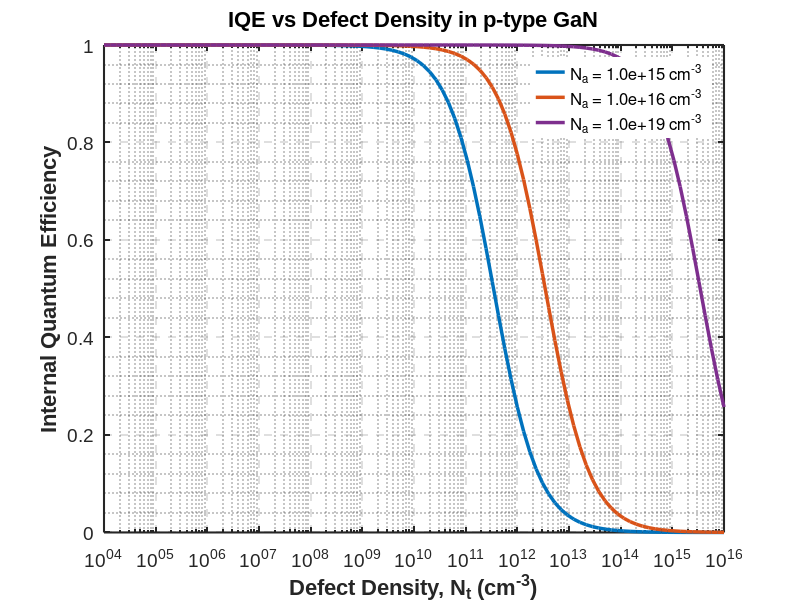

Write MATLAB code to recreate this figure.
clc; close all; clearvars;

%% Physical Constants and Material Parameters for p-type GaN
m0 = 9.31e-31;        % Electron rest mass [kg]
me = 0.2*m0;          % Effective electron mass in GaN
mh = 0.8*m0;          % Effective hole mass in GaN
mr = me*mh/(me+mh);   % Reduced mass of electron-hole pair

% Operating and recombination parameters
T = 300;              % Temperature [K]
sr = 1e-14;          % Capture cross section [cm²]
k  = 1.38e-23;       % Boltzmann constant [J/K]

% Calculate thermal velocity for carriers in GaN
vth = sqrt(3*k*T/mr)*100;    % Thermal velocity [cm/s]

% Material properties
ni = 1.9e-10;         % Intrinsic carrier concentration in GaN [cm⁻³]

% Define range of doping concentrations to study
p0 = [1e15 1e16 1e19];    % Array of acceptor concentrations [cm⁻³]
n0 = ni^2./p0;            % Corresponding electron concentrations from mass action law

% Radiative recombination coefficient
B_r = 1e-10;              % Radiative coefficient for GaN [cm³/s]

%% Create Enhanced Figure for IQE vs Defect Density Analysis
figure('Color', 'white', 'Position', [100 100 800 600])

% Define defect density range to study
Nt = logspace(4,16,100);     % Trap density range from 10⁴ to 10¹⁶ [cm⁻³]

% Define professional color scheme
colors = [0 0.4470 0.7410;    % Blue
         0.8500 0.3250 0.0980; % Orange
         0.4940 0.1840 0.5560]; % Purple

% Calculate and plot IQE for each doping concentration
for i = 1:length(p0)
    % Calculate carrier lifetimes
    tau_nr = 1/sr/vth./Nt;    % Non-radiative lifetime (SRH recombination)
    tau_low = 1/B_r./(n0(i)+p0(i))*ones(1,length(Nt));  % Radiative lifetime

    % Calculate Internal Quantum Efficiency
    nr = tau_nr./(tau_low+tau_nr);    % IQE = τnr/(τr + τnr)

    % Plot with enhanced styling
    semilogx(Nt, nr, "LineWidth", 2.5, 'Color', colors(i,:), ...
        'DisplayName', sprintf("N_a = %.1e cm^{-3}", p0(i)));
    hold on;
    grid on;
end

%% Enhance Plot Appearance
% Customize axes and labels
set(gca, 'FontSize', 14, 'FontName', 'Arial', 'LineWidth', 1.5, 'Box', 'on')
xlabel("Defect Density, N_t (cm^{-3})", 'FontSize', 16, 'FontWeight', 'bold');
ylabel("Internal Quantum Efficiency", 'FontSize', 16, 'FontWeight', 'bold');
title('IQE vs Defect Density in p-type GaN', 'FontSize', 16, 'FontWeight', 'bold');

% Add minor grid and customize grid appearance
grid minor
set(gca, 'GridLineStyle', '--', 'MinorGridLineStyle', ':')

% Enhance legend appearance
legend('Location', 'best', 'FontSize', 12, 'Box', 'off');


% clc;
% close all;
% clear;

% %% p-type GaN
% m0 = 9.31e-31;
% me = 0.2*m0;
% mh = 0.8*m0;
% mr = me*mh/(me+mh);
% T = 300;
% sr = 1e-14;
% k  = 1.38e-23;
% vth = sqrt(3*k*T/mr)*100;

% ni = 1.9e-10;

% % Doping concentration
% p0 = [1e15 1e16 1e19];
% n0 = ni^2./p0;
% B_r = 1e-10;
% %%

% figure(1)
% Nt = logspace(4,16,100);
% for i = 1:length(p0)

%     tau_nr = 1/sr/vth./Nt;
%     tau_low = 1/B_r./(n0(i)+p0(i))*ones(1,length(Nt));

%     nr = tau_nr./(tau_low+tau_nr);
%     semilogx(Nt,nr,"LineWidth",2, 'DisplayName',sprintf("Na = %.1e (1/cm^3)", p0(i)));
%     hold on;
%     grid on;
% end

% %%
% xlabel("Defect density, Nt (1/cm2)");
% ylabel("IQE");
% legend();
% title('IQE vs Defect Density');
